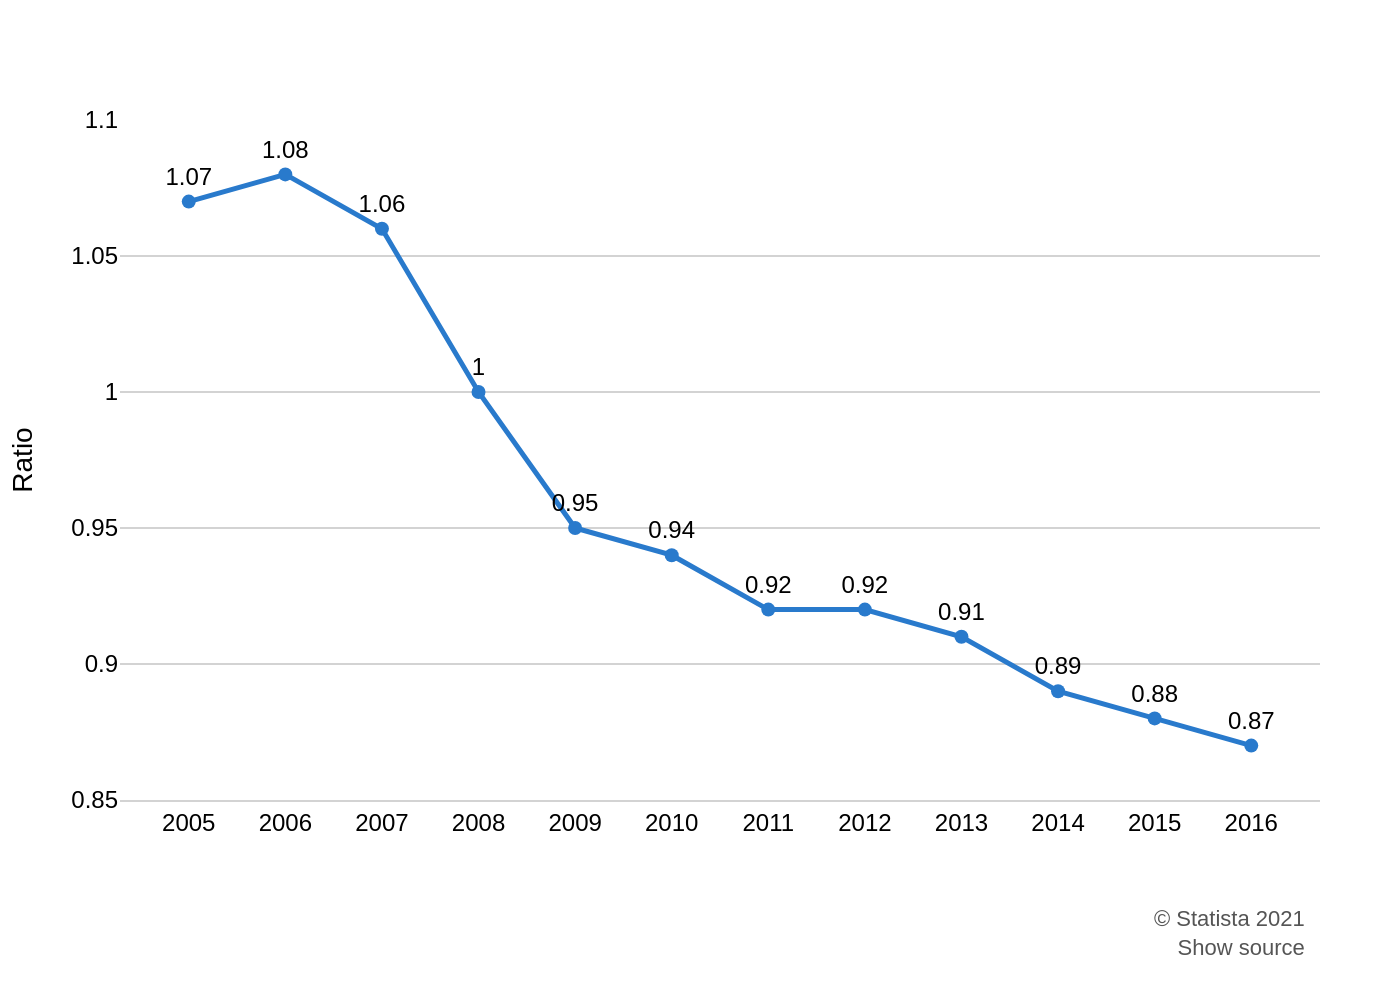

Source code (Python):
import sys
import json
import plotly.graph_objects as go
from pathlib import Path

# Check for command-line argument
if len(sys.argv) != 2:
    print("Usage: python create_chart.py <path_to_json_file>")
    sys.exit(1)

# Get the JSON file path from the command-line argument
json_file_path = Path(sys.argv[1])

# Check if the JSON file exists
if not json_file_path.is_file():
    print(f"Error: JSON file not found at '{json_file_path}'")
    sys.exit(1)

# Read the JSON data
with open(json_file_path, 'r', encoding='utf-8') as f:
    chart_info = json.load(f)

# Extract data, texts, and colors from the JSON object
chart_data = chart_info.get("chart_data", [])
texts = chart_info.get("texts", {})
colors = chart_info.get("colors", [])

# Initialize the figure
fig = go.Figure()

# Add traces to the figure by iterating through the chart_data
for i, series in enumerate(chart_data):
    # Use the color for the current series, or a default if not specified
    color = colors[i] if i < len(colors) else None
    
    fig.add_trace(go.Scatter(
        x=series.get("x"),
        y=series.get("y"),
        mode='lines+markers+text',
        name=series.get("name", ""),
        line=dict(color=color, width=2.5),
        marker=dict(color=color, size=7),
        text=[f'{y:.2f}' if y != 1 else '1' for y in series.get("y", [])],
        textposition='top center',
        textfont=dict(
            family="Arial, sans-serif",
            size=12,
            color='black'
        )
    ))

# Combine title and subtitle using HTML line breaks
title_text = texts.get("title", "")
subtitle_text = texts.get("subtitle", "")
if title_text and subtitle_text:
    title_text = f"<b>{title_text}</b><br><sub>{subtitle_text}</sub>"
elif title_text:
    title_text = f"<b>{title_text}</b>"

# Combine source and note for the footer annotation
source_text = texts.get("source", "")
note_text = texts.get("note", "")
footer_text = ""
if source_text:
    footer_text += source_text
if note_text:
    # Adding a small visual separation if both exist
    footer_text += "<br>" + note_text if source_text else note_text

# Update layout
fig.update_layout(
    font=dict(family="Arial, sans-serif", size=12, color="black"),
    title=dict(text=title_text, x=0.05, xanchor='left'),
    xaxis_title=texts.get("x_axis_title"),
    yaxis_title=texts.get("y_axis_title"),
    xaxis=dict(
        showline=True,
        showgrid=False,
        linecolor='lightgray',
        tickmode='array',
        tickvals=chart_data[0]['x'] if chart_data else None,
        ticktext=[str(year) for year in chart_data[0]['x']] if chart_data else None
    ),
    yaxis=dict(
        showgrid=True,
        gridcolor='lightgray',
        gridwidth=1,
        showline=False,
        range=[0.85, 1.1],
        tickmode='array',
        tickvals=[0.85, 0.9, 0.95, 1, 1.05, 1.1]
    ),
    plot_bgcolor='white',
    showlegend=False,
    margin=dict(l=60, r=40, t=60, b=100) # Adjust margins for titles and footer
)

# Add footer annotation for source and note
if footer_text:
    fig.add_annotation(
        text=footer_text,
        xref="paper", yref="paper",
        x=0.99, y=-0.15,
        showarrow=False,
        xanchor='right',
        yanchor='top',
        align='right',
        font=dict(size=11, color="#555555")
    )
    
# Define output filename based on the input JSON file's base name
output_filename = json_file_path.stem + ".png"

# Save the figure as a PNG image with a higher scale for better quality
fig.write_image(output_filename, scale=2)

print(f"Chart saved to {output_filename}")
